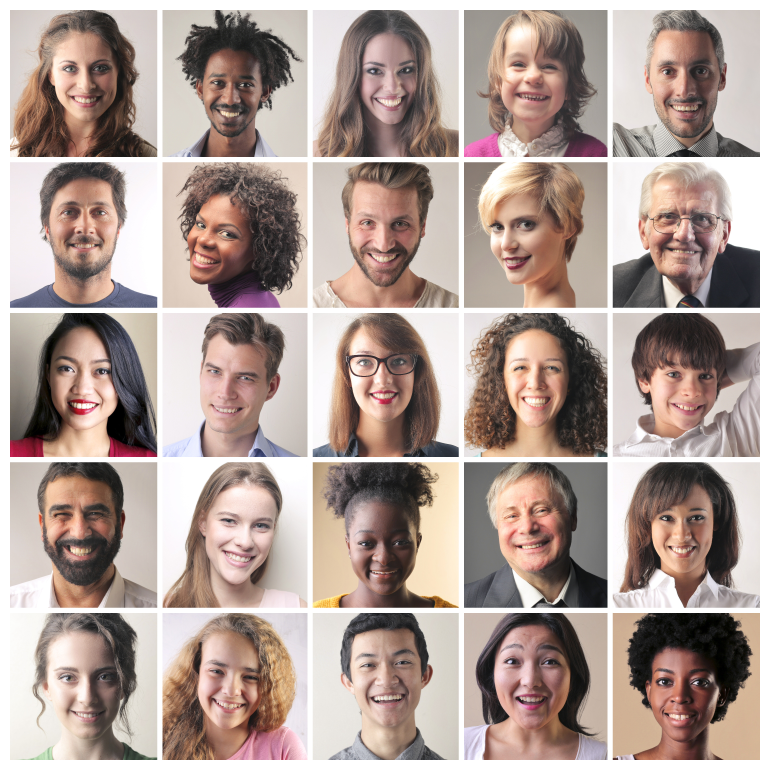
#> input picture course/faces.jpeg, 3080 x 3080 px (shown at 1/4 size)
$ python 20_ChallengeEyeDetection.py
#> lines starting #> are read from the running program, lines starting #| are printed output that depends on the picture; after the words box and inside, x2 and y2 are one past the last pixel; in counts of white or black regions, pixels touching at a corner belong together
import numpy as np
import cv2 as cv

img = cv.imread("faces.jpeg", 1)
#> img is the input picture: shape (3080, 3080, 3); mean B, G, R 150.4, 157.5, 175.1
img = cv.resize(img, (0,0), fx=0.3, fy=0.3)
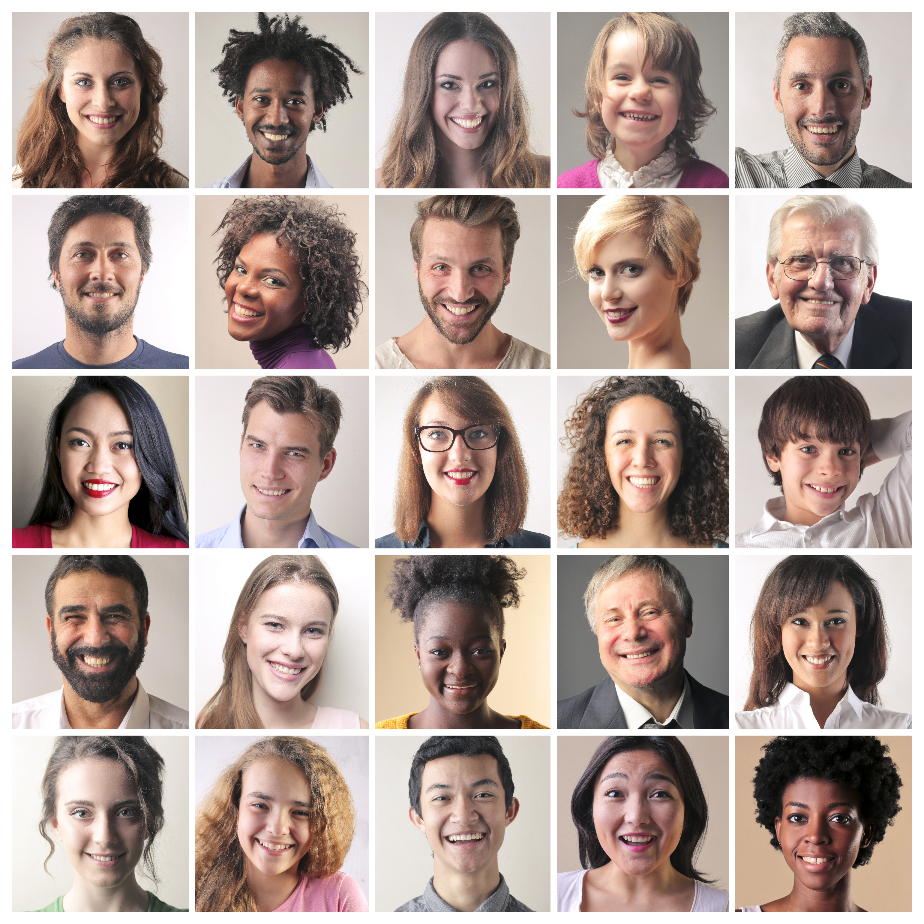
#> img: shape (924, 924, 3); mean B, G, R 150.6, 157.7, 175.3
gray = cv.cvtColor(img, cv.COLOR_BGR2GRAY)
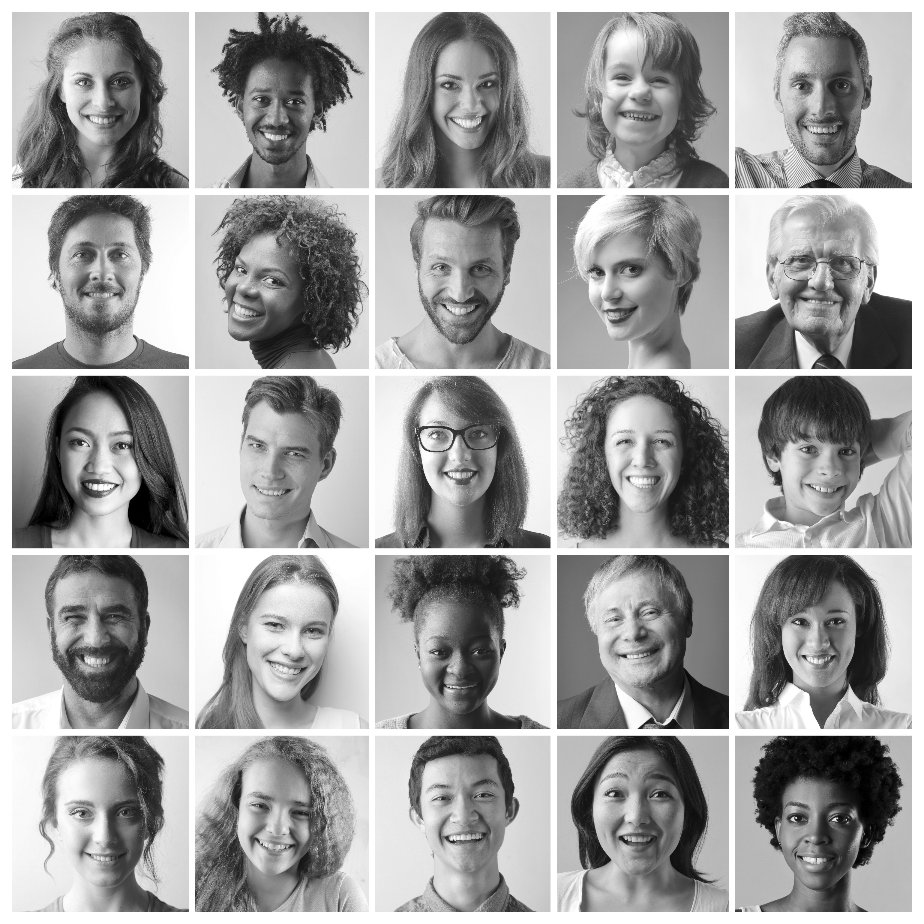
#> gray: shape (924, 924); min 0, max 255, mean 162.1
path = 'haarcascade_eye.xml'

eye_cascade = cv.CascadeClassifier(path)
eyes = eye_cascade.detectMultiScale(gray, scaleFactor=1.02, minNeighbors=20, minSize=(10,10))
#> eyes = 46 rows, first 6: [71, 69, 28, 28], [106, 70, 25, 25], [473, 72, 25, 25], [436, 72, 27, 27], [827, 73, 26, 26], [786, 69, 33, 33]

for (x, y, w, h) in eyes:
    cv.circle(img, (int(x+w/2), int(y+h/2)), w//2, (0, 255, 0), 2)
    print(x, y)
#> this loop made 46 passes
#> (x, y, w, h) on passes 1 to 12: (71, 69, 28, 28), (106, 70, 25, 25), (473, 72, 25, 25), (436, 72, 27, 27), (827, 73, 26, 26), (786, 69, 33, 33), (248, 86, 27, 27), (281, 89, 25, 25), (615, 104, 24, 24), (101, 242, 27, 27), (464, 254, 29, 29), (606, 255, 30, 30)
#| 71 69
#| 106 70
#| 473 72
#| 436 72
#| 827 73
#| 786 69
#| 248 86
#| 281 89
#> (further printed lines are left out)
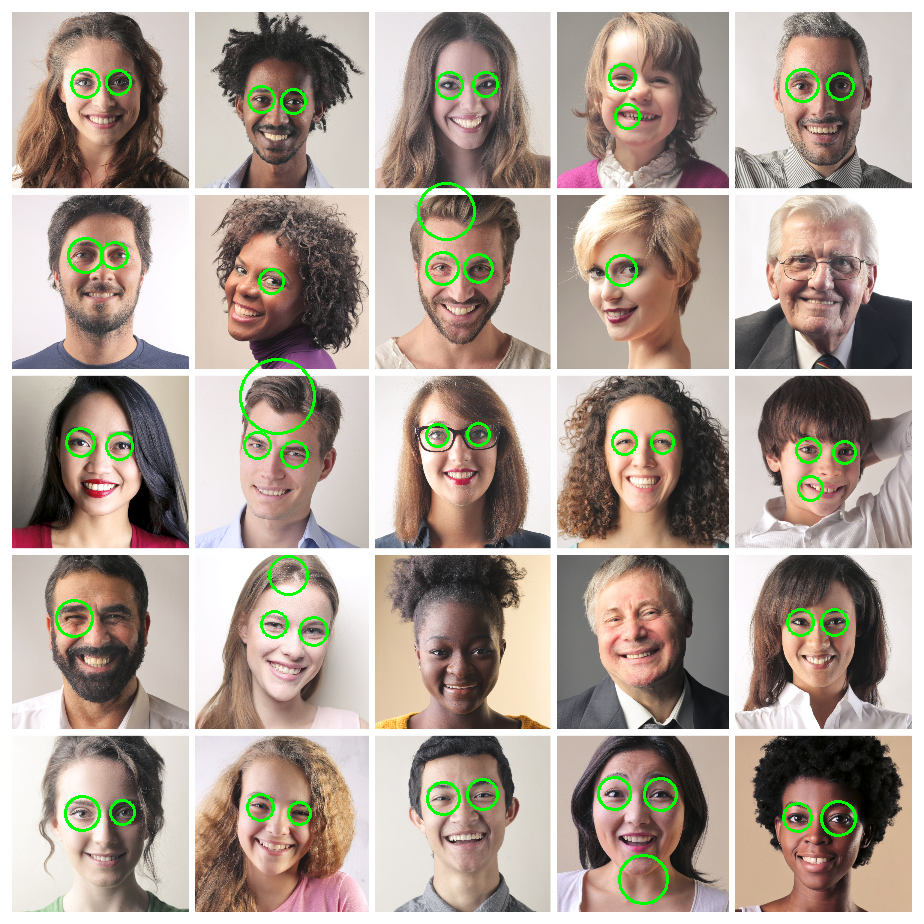
#> img: shape (924, 924, 3); 1.47% of pixels changed, all inside (x1, y1, x2, y2) = (55, 63, 857, 905)

cv.imshow("Image", img)

cv.waitKey(0)
cv.destroyAllWindows()

$ run again, with course/butterfly.jpg copied over course/faces.jpeg
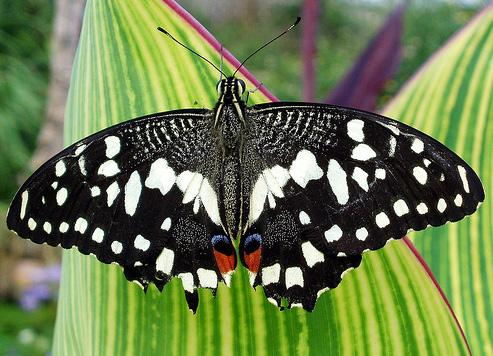
#> input picture course/butterfly.jpg, 493 x 356 px
#> img is the input picture: shape (356, 493, 3); mean B, G, R 77.2, 123.6, 107
#> `img = cv.resize(img, (0,0), fx=0.3, fy=0.3)`:
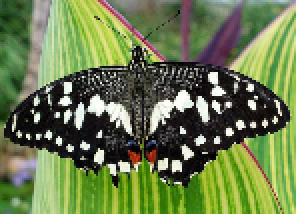
#> img: shape (107, 148, 3) (shown 2 times larger); mean B, G, R 77, 123.6, 107
#> `gray = cv.cvtColor(img, cv.COLOR_BGR2GRAY)`:
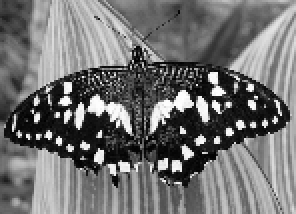
#> gray: shape (107, 148) (shown 2 times larger); min 0, max 255, mean 113.3
#> eyes = ()

$ run again, with course/fuzzy.png saved as course/faces.jpeg
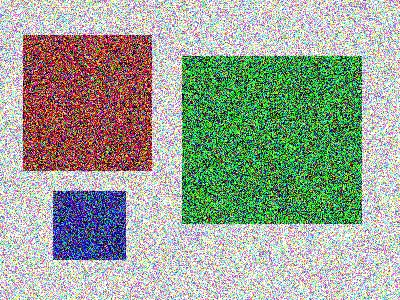
#> input picture course/fuzzy.png, 400 x 300 px
#> img is the input picture: shape (300, 400, 3); mean B, G, R 150, 164.2, 154.2
#> `img = cv.resize(img, (0,0), fx=0.3, fy=0.3)`:
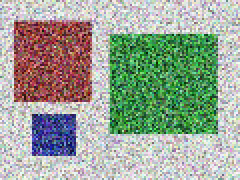
#> img: shape (90, 120, 3) (shown 2 times larger); mean B, G, R 150.2, 164.2, 154.4
#> `gray = cv.cvtColor(img, cv.COLOR_BGR2GRAY)`:
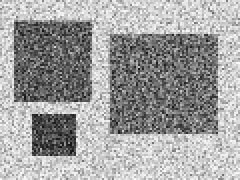
#> gray: shape (90, 120) (shown 2 times larger); min 17, max 253, mean 159.7
#> eyes = ()
